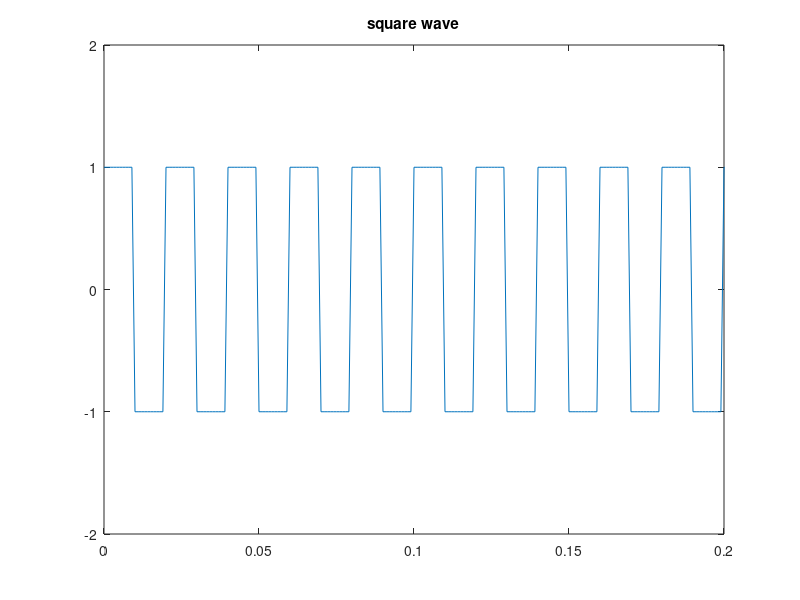
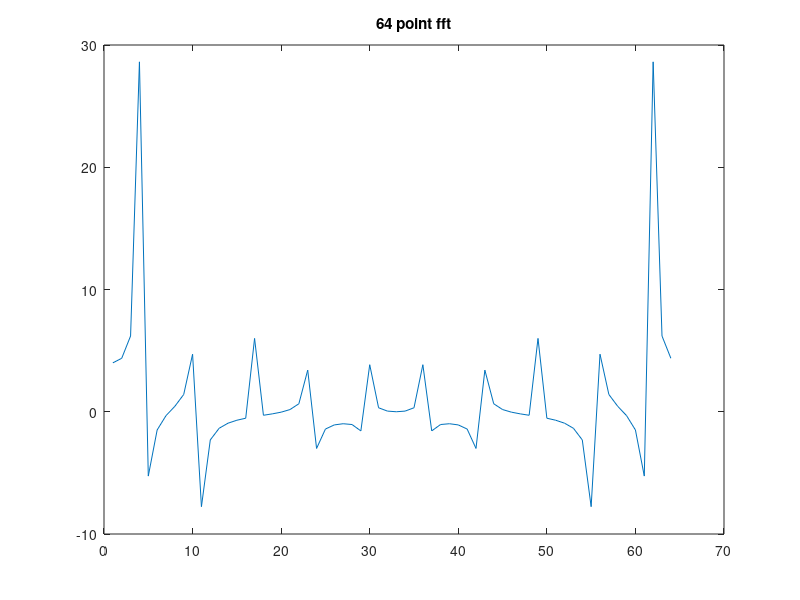
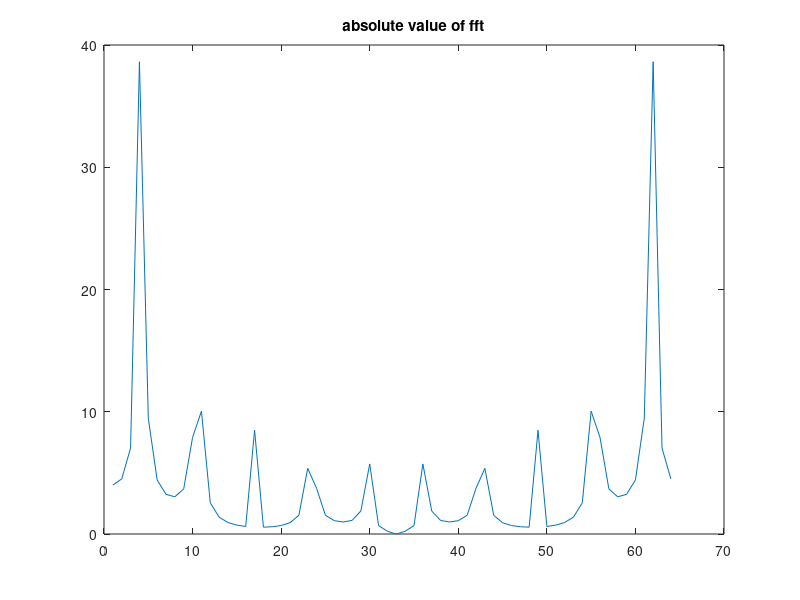
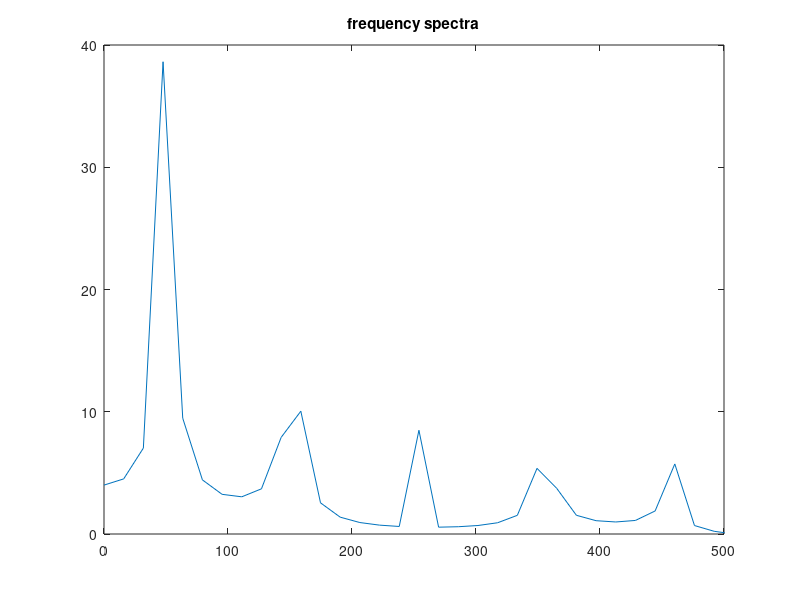

These figures' MATLAB source, in order:
close all;
fs = 1000;
t = 0:1/fs:1;
a = square(2*pi*50*t);
plot(t,a),axis([0 0.2 -2 2]);
title('square wave');
%64 point fft
b = fft(a,64);
figure,plot((1:64),b);
title('64 point fft');
c=abs(b);
figure,plot((1:64),c);
title('absolute value of fft');
t1=1000*linspace(0,1,64);
figure,plot(t1,c),axis([0 500 0 40]);
title('frequency spectra');
d=ifft(b);
figure,plot(t(1:64),d);
title('regenerated square wave using inverse fft');
%16 point fft
b1 = fft(a,512);
figure,plot((1:512),b1);
title('512 point fft');
c1=abs(b1);
figure,plot((1:512),c1);
title('absolute value of fft');
t2=1000*linspace(0,1,512);
figure,plot(t2,c1),axis([0 500 0 250]);
title('frequency spectra');
d1=ifft(b1);figure,plot(t(1:512),d1);
title('regenerated square wave using inverse fft');